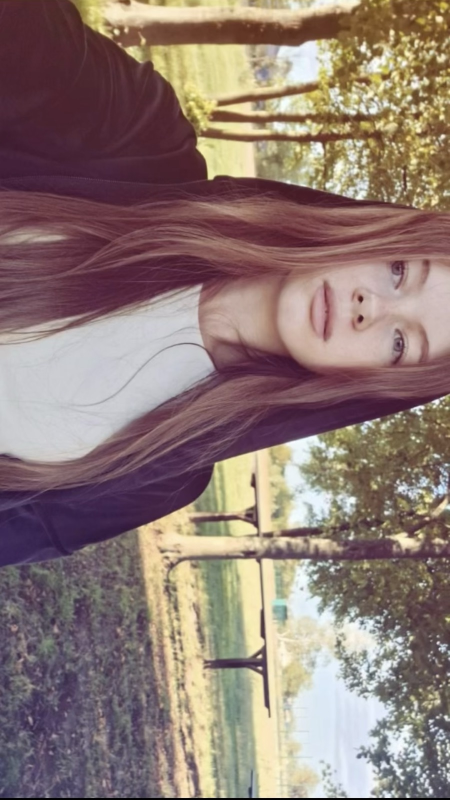
#> input picture image/selfie.jpg, 900 x 1600 px (shown at 1/2 size)
$ python HW_lesson3.py
#> lines starting #> are read from the running program, lines starting #| are printed output that depends on the picture
import cv2
image = cv2.imread('image/selfie.jpg')
#> image is the input picture: shape (1600, 900, 3); mean B, G, R 116.5, 122.5, 142
image = cv2.resize(image, (image.shape[1] // 2, image.shape[0] // 3))
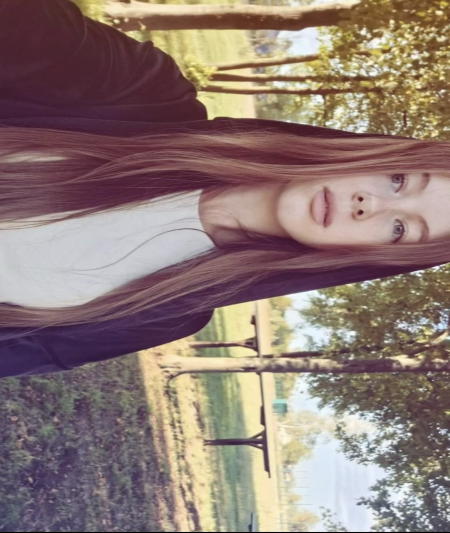
#> image: shape (533, 450, 3); mean B, G, R 116.5, 122.5, 141.9
cv2.rectangle(image, (275, 130), (440, 270), (0, 0, 0), 2)
cv2.putText(image, "Katya Palamarchuk", (280, 120), cv2.FONT_HERSHEY_SCRIPT_COMPLEX, 0.6, (0, 0, 0), 1)
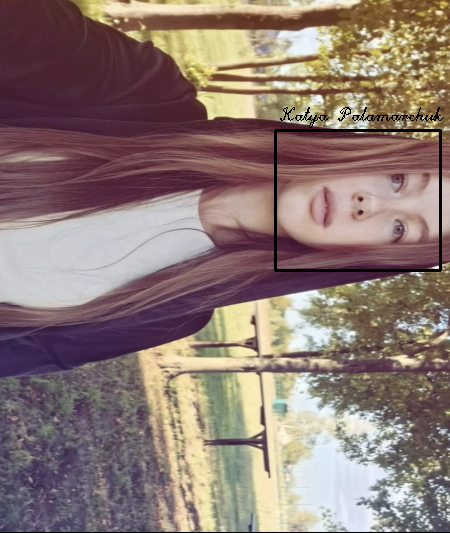
#> image: shape (533, 450, 3); mean B, G, R 115.5, 121.5, 140.7
cv2.imwrite('image/edited_selfie.jpg', image)

cv2.imshow("Selfie", image)
cv2.waitKey(0)
cv2.destroyAllWindows()
